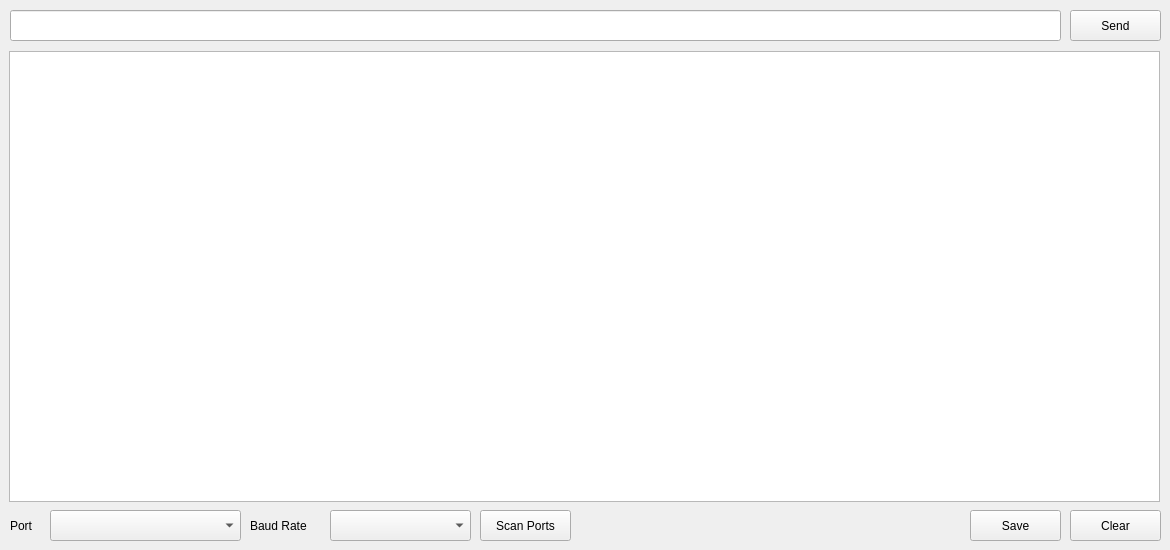
    <widget class="QWidget" name="SerialMonitor">
     <property name="font">
      <font>
       <pointsize>9</pointsize>
      </font>
     </property>
     <attribute name="title">
      <string>Serial Monitor</string>
     </attribute>
     <widget class="QPushButton" name="pushButton_SerialSend">
      <property name="geometry">
       <rect>
        <x>1070</x>
        <y>10</y>
        <width>91</width>
        <height>31</height>
       </rect>
      </property>
      <property name="font">
       <font>
        <pointsize>9</pointsize>
       </font>
      </property>
      <property name="text">
       <string>Send</string>
      </property>
      <property name="autoDefault">
       <bool>false</bool>
      </property>
     </widget>
     <widget class="QTextBrowser" name="textBrowser_SerialTextDisplay">
      <property name="geometry">
       <rect>
        <x>9</x>
        <y>51</y>
        <width>1151</width>
        <height>451</height>
       </rect>
      </property>
      <property name="font">
       <font>
        <pointsize>8</pointsize>
        <underline>false</underline>
        <stylestrategy>PreferDefault</stylestrategy>
        <kerning>false</kerning>
       </font>
      </property>
      <property name="autoFillBackground">
       <bool>true</bool>
      </property>
      <property name="styleSheet">
       <string notr="true">Style=&quot; line-height: 80%;&quot;</string>
      </property>
     </widget>
     <widget class="QPushButton" name="pushButton_SerialClearOutput">
      <property name="geometry">
       <rect>
        <x>1070</x>
        <y>510</y>
        <width>91</width>
        <height>31</height>
       </rect>
      </property>
      <property name="font">
       <font>
        <pointsize>9</pointsize>
       </font>
      </property>
      <property name="text">
       <string>Clear</string>
      </property>
     </widget>
     <widget class="QPushButton" name="pushButton_SerialScan">
      <property name="geometry">
       <rect>
        <x>480</x>
        <y>510</y>
        <width>91</width>
        <height>31</height>
       </rect>
      </property>
      <property name="font">
       <font>
        <pointsize>9</pointsize>
       </font>
      </property>
      <property name="text">
       <string>Scan Ports</string>
      </property>
     </widget>
     <widget class="QPushButton" name="pushButton_SerialSave">
      <property name="geometry">
       <rect>
        <x>970</x>
        <y>510</y>
        <width>91</width>
        <height>31</height>
       </rect>
      </property>
      <property name="font">
       <font>
        <pointsize>9</pointsize>
       </font>
      </property>
      <property name="text">
       <string>Save</string>
      </property>
     </widget>
     <widget class="QComboBox" name="comboBoxDropDown_SerialPorts">
      <property name="geometry">
       <rect>
        <x>50</x>
        <y>510</y>
        <width>191</width>
        <height>31</height>
       </rect>
      </property>
     </widget>
     <widget class="QLabel" name="label_SerialPorts">
      <property name="geometry">
       <rect>
        <x>10</x>
        <y>510</y>
        <width>41</width>
        <height>31</height>
       </rect>
      </property>
      <property name="font">
       <font>
        <pointsize>9</pointsize>
       </font>
      </property>
      <property name="text">
       <string>Port</string>
      </property>
     </widget>
     <widget class="QComboBox" name="comboBoxDropDown_BaudRates">
      <property name="geometry">
       <rect>
        <x>330</x>
        <y>510</y>
        <width>141</width>
        <height>31</height>
       </rect>
      </property>
     </widget>
     <widget class="QLabel" name="label_BaudRate">
      <property name="geometry">
       <rect>
        <x>250</x>
        <y>510</y>
        <width>81</width>
        <height>31</height>
       </rect>
      </property>
      <property name="font">
       <font>
        <pointsize>9</pointsize>
       </font>
      </property>
      <property name="text">
       <string>Baud Rate</string>
      </property>
     </widget>
     <widget class="QLineEdit" name="lineEdit_SerialText">
      <property name="geometry">
       <rect>
        <x>10</x>
        <y>10</y>
        <width>1051</width>
        <height>31</height>
       </rect>
      </property>
      <property name="font">
       <font>
        <pointsize>8</pointsize>
        <kerning>false</kerning>
       </font>
      </property>
     </widget>
    </widget>
